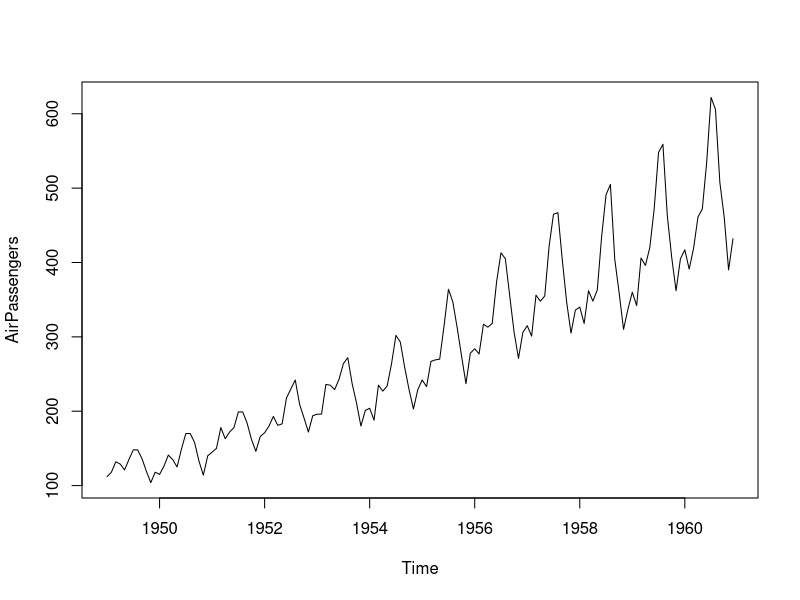
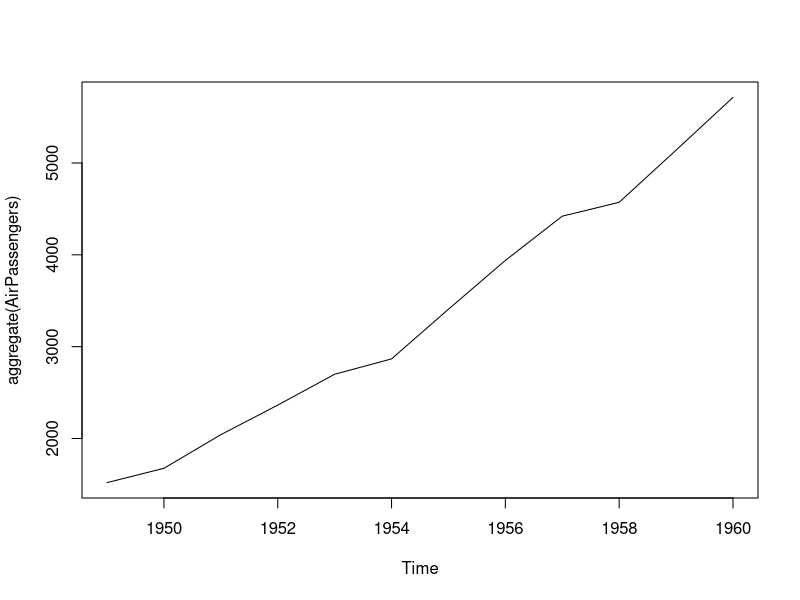
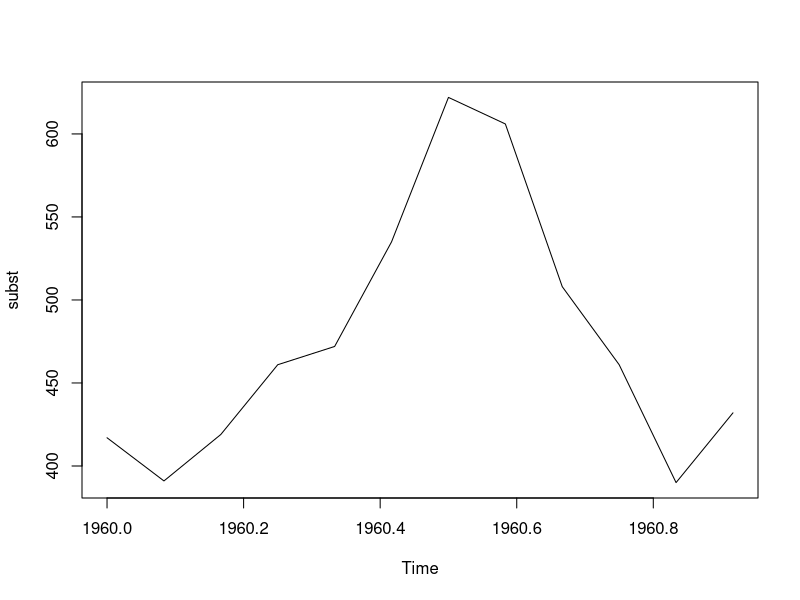
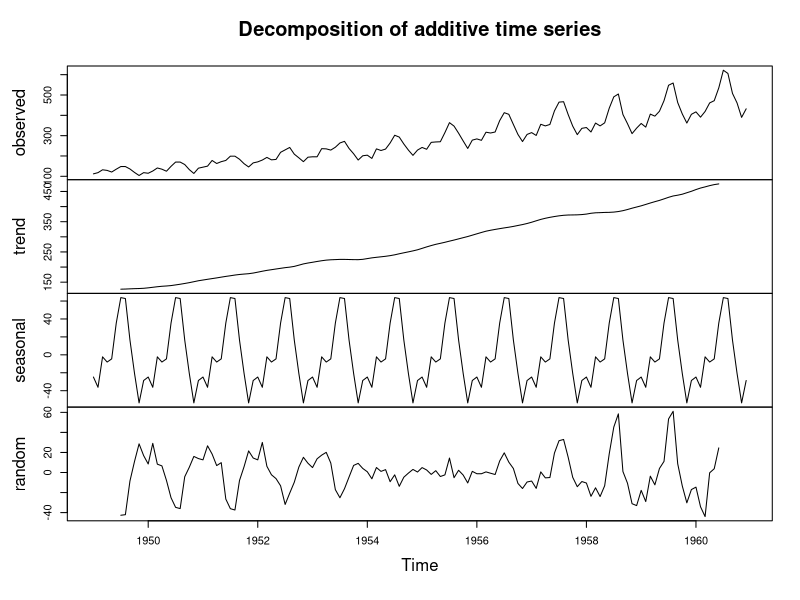
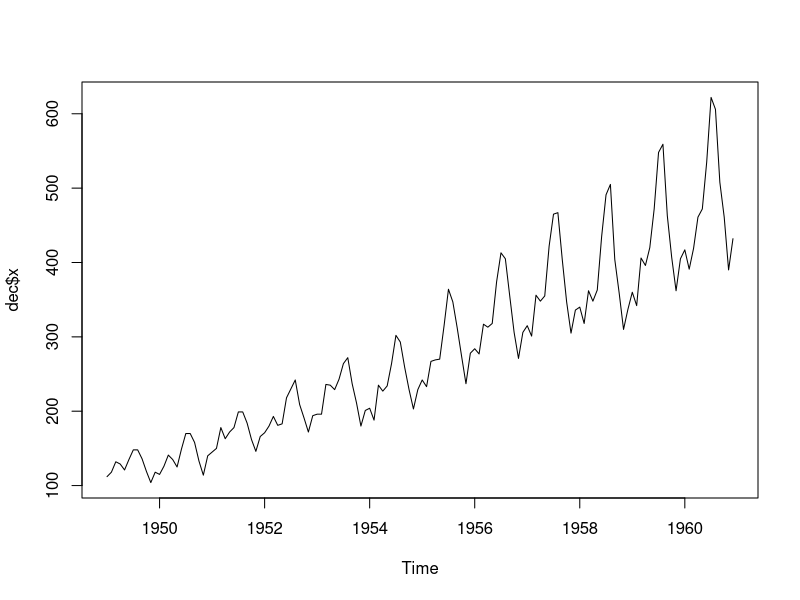
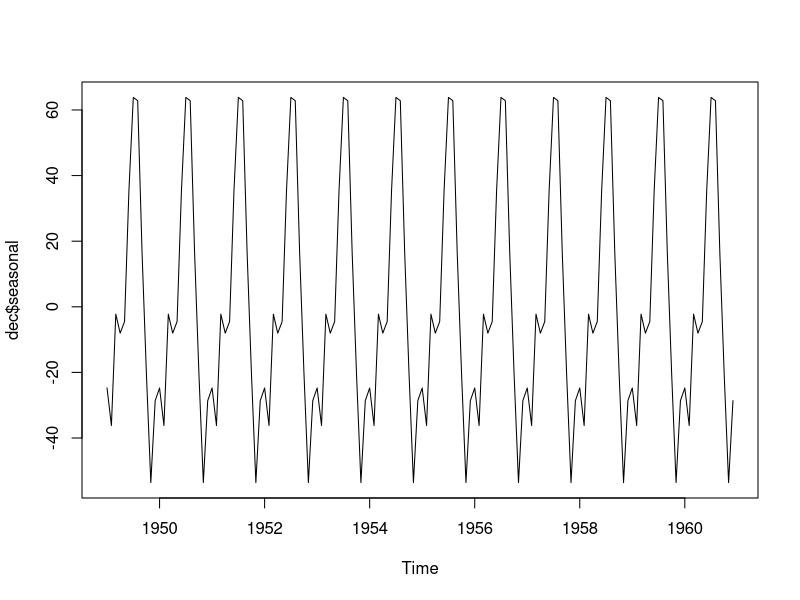
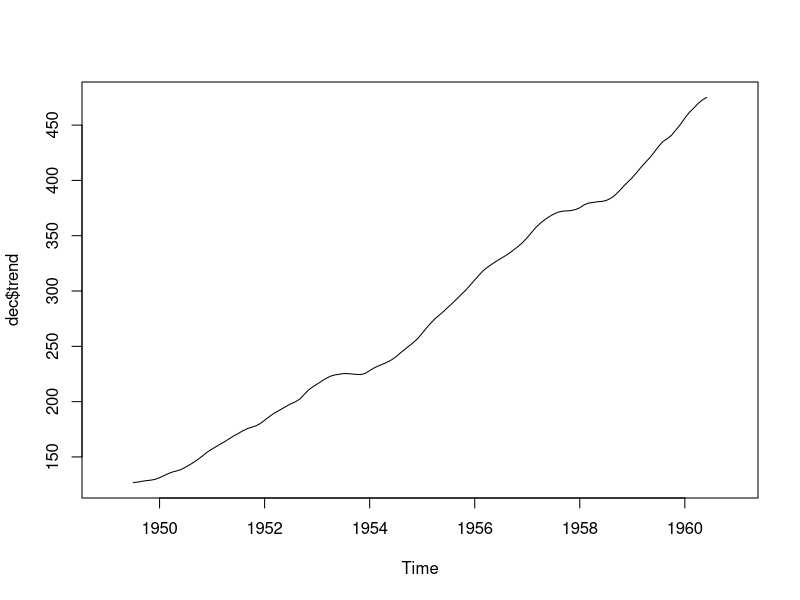
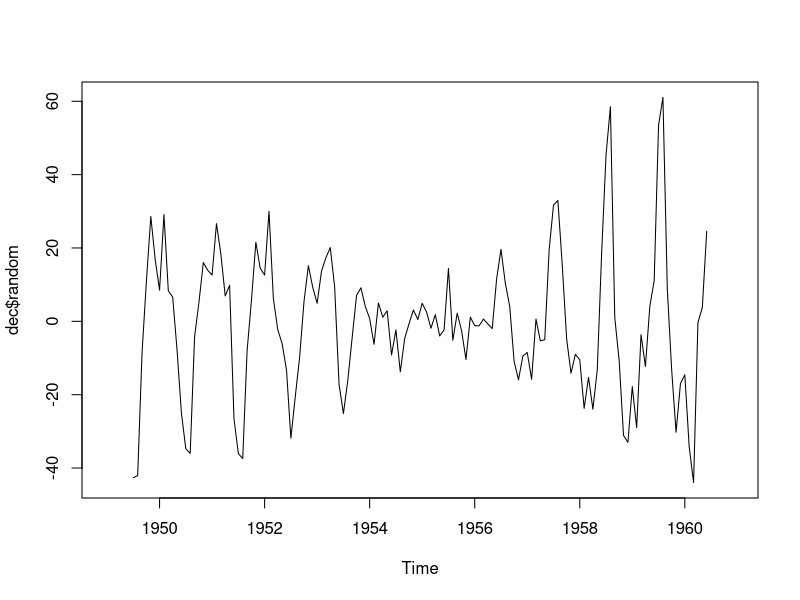

These charts were generated, in order, by the following R code:
## ---- chunk 1
#install.packages("forecast")
library(forecast)
## ---- chunk 2
AirPassengers
start(AirPassengers)
end(AirPassengers)
frequency(AirPassengers)
## ---- chunk 3
#Executar com ctrl + shift + enter
plot(AirPassengers)
plot(aggregate(AirPassengers))
## ---- chunk 4
subst = window(AirPassengers, start=c(1960,1), end=c(1960,12))
subst
plot(subst)
## ---- chunk 5
dec = decompose(AirPassengers)
dec
## ---- chunk 6
attributes(dec)
dec$seasonal
## ---- chunk 7
#Executar com ctrl + shift + enter
plot(dec)
plot(dec$x)
plot(dec$seasonal)
plot(dec$trend)
plot(dec$random)
## ---- chunk 8
#Suavização Exponencial
ets = ets(AirPassengers)
ets
## ---- chunk 9
previsao = forecast(ets, h=12)
plot(previsao)
previsao
## ---- chunk 10
arima = auto.arima(AirPassengers)
arima
## ---- chunk 11
previsao = forecast(arima, h=12)
plot(previsao)
previsao
